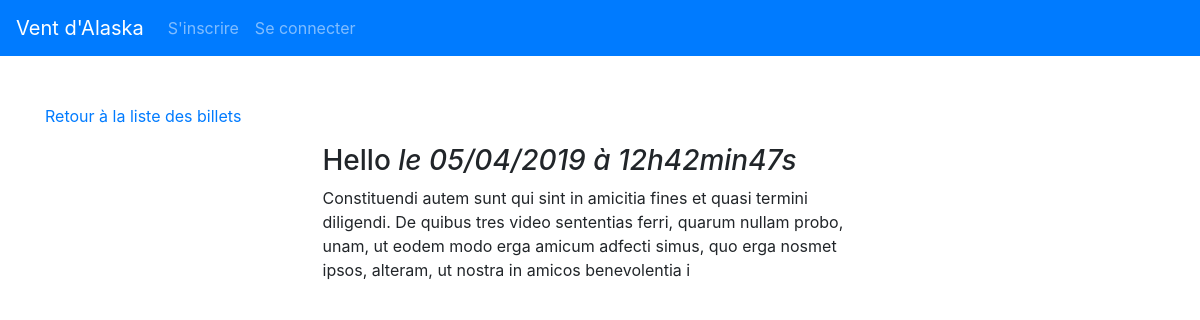
Screenshot of /index.php?action=post&id=36 with the database file from the repository.
### tables this page shows
CREATE TABLE `news` (
  `id` int(11) NOT NULL,
  `title` varchar(255) NOT NULL,
  `content` text NOT NULL,
  `date_creation` datetime NOT NULL
);

### controller/PostController.php (called while the page is built, shortened)
<?php
require './models/PostManager.php';
require './models/Post.php';
class PostController
{
    protected $postManager;
    public function __construct()
    {
        $this->postManager = new PostManager;
    }
    public function listPost(bool $admin = false)
    {
        $postId = $_GET['id'];
        try {
            $post = $this->postManager->find($postId);
        } catch (Exception $e) {
            $_SESSION['flash']['danger'] = "Aucun article ne correspond à cet identifiant";
            header('location:index.php?action=listPosts');
            exit();
        }
        require './views/frontend/postView.php';
    }
}

### models/Manager.php (called while the page is built, shortened)
<?php
class Manager
{
    protected function __construct()
    {
        $this->pdo = new PDO('mysql:dbname=test;host=localhost', 'root', 'root', []);
    }
}

### models/PostManager.php (called while the page is built, shortened)
<?php
class PostManager extends General
{
    private $db;
    public function __construct()
    {
        $this->db = $this->pdo;
    }
    public function find(int $postId)
    {
        $req = $this->db->prepare('SELECT id, title, content, DATE_FORMAT(date_creation, \'%d/%m/%Y à %Hh%imin%ss\') AS dateCreation FROM news WHERE id = :postId');
        $req->execute([
            "postId" => $postId,
        ]);
        $postData = $req->fetch();
        if ($postData != false) {
            $post = new Post($postData);
        } else {
            throw new Exception();
        }
        return $post;
    }
}

### models/Post.php (called while the page is built, shortened)
<?php
class Post
{
    protected $title;
    protected $content;
    protected $dateCreation;
    public function hydrate($data)
    {
        foreach ($data as $attr => $value) {
            $method = 'set' . ucfirst($attr);
        }
    }
    public function setId($id)
    {
        return $this;
    }
    public function getTitle()
    {
        return $this->title;
    }
    public function setTitle($title)
    {
        if (!is_string($title) || empty($title)) {
            $this->errors[] = self::INVALID_TITLE;
        } else {
            $this->title = $title;
        }
        return $this;
    }
    public function getContent()
    {
        return $this->content;
    }
    public function setContent($content)
    {
        if (!is_string($content) || empty($content)) {
            $this->errors[] = self::INVALID_CONTENT;
        } else {
            $this->content = $content;
        }
        return $this;
    }
    public function getDateCreation()
    {
        return $this->dateCreation;
    }
    public function setDateCreation($dateCreation)
    {
        $this->dateCreation = $dateCreation;
        return $this;
    }
}

### views/frontend/postView.php (the view, shortened to what this page needs)
<?php
if ($post instanceof Post) {
    ?>
    <p><a href="index.php?action=listPosts">Retour à la liste des billets</a></p>
    <div class="news w-50 mx-auto">
        <h3>
            <?=$post->getTitle();?>
            <em>le <?=$post->getDateCreation();?></em>
        </h3>
        <div class="content-display">
            <?=
    nl2br($post->getContent());
    ?>
        <br/>
        </div>
    </div>
    <?php
}
        ?>
<?php require 'template.php';?>

### public/css/main.css (style rules this page uses)
.news { margin-top: 10px; margin-bottom: 10px; }
.content-display { word-wrap: break-word; }

### rows the page displays
news: title "Hello", content "Constituendi autem sunt qui sint in amicitia fines et quasi termini diligendi. De quibus tres video sententias ferri, quarum nullam probo, unam, ut eodem modo erga amicum adfecti simus, quo erga nosmet ipsos, alteram, ut nostra in amicos benevolentia i"

### other values shown
$post->getDateCreation() "05/04/2019 à 12h42min47s"
